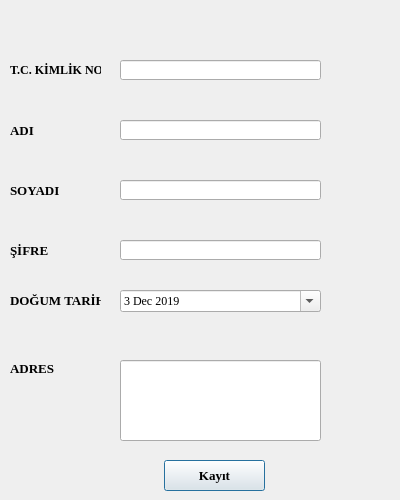
<?xml version="1.0" encoding="UTF-8"?>
<ui version="4.0">
 <class>txtRegisterScreen</class>
 <widget class="QDialog" name="txtRegisterScreen">
  <property name="windowModality">
   <enum>Qt::WindowModal</enum>
  </property>
  <property name="geometry">
   <rect>
    <x>0</x>
    <y>0</y>
    <width>400</width>
    <height>500</height>
   </rect>
  </property>
  <property name="sizePolicy">
   <sizepolicy hsizetype="Maximum" vsizetype="Preferred">
    <horstretch>0</horstretch>
    <verstretch>0</verstretch>
   </sizepolicy>
  </property>
  <property name="minimumSize">
   <size>
    <width>400</width>
    <height>500</height>
   </size>
  </property>
  <property name="maximumSize">
   <size>
    <width>400</width>
    <height>500</height>
   </size>
  </property>
  <property name="sizeIncrement">
   <size>
    <width>400</width>
    <height>500</height>
   </size>
  </property>
  <property name="baseSize">
   <size>
    <width>400</width>
    <height>500</height>
   </size>
  </property>
  <property name="font">
   <font>
    <family>Times New Roman</family>
   </font>
  </property>
  <property name="mouseTracking">
   <bool>true</bool>
  </property>
  <property name="focusPolicy">
   <enum>Qt::ClickFocus</enum>
  </property>
  <property name="windowTitle">
   <string>Kayıt Ekranı</string>
  </property>
  <property name="sizeGripEnabled">
   <bool>false</bool>
  </property>
  <property name="modal">
   <bool>false</bool>
  </property>
  <widget class="QLabel" name="label_3">
   <property name="geometry">
    <rect>
     <x>133</x>
     <y>9</y>
     <width>16</width>
     <height>16</height>
    </rect>
   </property>
   <property name="text">
    <string/>
   </property>
  </widget>
  <widget class="QLabel" name="txtTcNumber_2">
   <property name="geometry">
    <rect>
     <x>10</x>
     <y>60</y>
     <width>91</width>
     <height>20</height>
    </rect>
   </property>
   <property name="font">
    <font>
     <family>Times New Roman</family>
     <pointsize>9</pointsize>
     <weight>75</weight>
     <bold>true</bold>
    </font>
   </property>
   <property name="text">
    <string>T.C. KİMLİK NO</string>
   </property>
  </widget>
  <widget class="QLineEdit" name="lnPasswordNumber">
   <property name="geometry">
    <rect>
     <x>120</x>
     <y>240</y>
     <width>201</width>
     <height>20</height>
    </rect>
   </property>
   <property name="toolTipDuration">
    <number>1</number>
   </property>
   <property name="inputMethodHints">
    <set>Qt::ImhHiddenText|Qt::ImhNoAutoUppercase|Qt::ImhNoPredictiveText|Qt::ImhSensitiveData</set>
   </property>
   <property name="maxLength">
    <number>16</number>
   </property>
   <property name="echoMode">
    <enum>QLineEdit::Password</enum>
   </property>
   <property name="clearButtonEnabled">
    <bool>true</bool>
   </property>
  </widget>
  <widget class="QLineEdit" name="lnTcNumber">
   <property name="geometry">
    <rect>
     <x>120</x>
     <y>60</y>
     <width>201</width>
     <height>20</height>
    </rect>
   </property>
   <property name="minimumSize">
    <size>
     <width>0</width>
     <height>0</height>
    </size>
   </property>
   <property name="inputMethodHints">
    <set>Qt::ImhDialableCharactersOnly</set>
   </property>
   <property name="maxLength">
    <number>11</number>
   </property>
   <property name="clearButtonEnabled">
    <bool>true</bool>
   </property>
   <property name="numberOnly" stdset="0">
    <string/>
   </property>
  </widget>
  <widget class="QLineEdit" name="lnName">
   <property name="geometry">
    <rect>
     <x>120</x>
     <y>120</y>
     <width>201</width>
     <height>20</height>
    </rect>
   </property>
   <property name="maxLength">
    <number>20</number>
   </property>
   <property name="clearButtonEnabled">
    <bool>true</bool>
   </property>
  </widget>
  <widget class="QLineEdit" name="lnNameP">
   <property name="geometry">
    <rect>
     <x>120</x>
     <y>180</y>
     <width>201</width>
     <height>20</height>
    </rect>
   </property>
   <property name="maxLength">
    <number>20</number>
   </property>
   <property name="clearButtonEnabled">
    <bool>true</bool>
   </property>
  </widget>
  <widget class="QLabel" name="txtName">
   <property name="geometry">
    <rect>
     <x>10</x>
     <y>120</y>
     <width>91</width>
     <height>20</height>
    </rect>
   </property>
   <property name="font">
    <font>
     <family>Times New Roman</family>
     <pointsize>10</pointsize>
     <weight>75</weight>
     <bold>true</bold>
    </font>
   </property>
   <property name="text">
    <string>ADI</string>
   </property>
  </widget>
  <widget class="QLabel" name="txtNameP">
   <property name="geometry">
    <rect>
     <x>10</x>
     <y>180</y>
     <width>91</width>
     <height>20</height>
    </rect>
   </property>
   <property name="font">
    <font>
     <family>Times New Roman</family>
     <pointsize>10</pointsize>
     <weight>75</weight>
     <bold>true</bold>
    </font>
   </property>
   <property name="text">
    <string>SOYADI</string>
   </property>
  </widget>
  <widget class="QLabel" name="txtPasswordNumber">
   <property name="geometry">
    <rect>
     <x>10</x>
     <y>240</y>
     <width>91</width>
     <height>20</height>
    </rect>
   </property>
   <property name="font">
    <font>
     <family>Times New Roman</family>
     <pointsize>10</pointsize>
     <weight>75</weight>
     <bold>true</bold>
    </font>
   </property>
   <property name="text">
    <string>ŞİFRE</string>
   </property>
  </widget>
  <widget class="QLabel" name="txtDateTime">
   <property name="geometry">
    <rect>
     <x>10</x>
     <y>290</y>
     <width>91</width>
     <height>20</height>
    </rect>
   </property>
   <property name="font">
    <font>
     <family>Times New Roman</family>
     <pointsize>10</pointsize>
     <weight>75</weight>
     <bold>true</bold>
    </font>
   </property>
   <property name="text">
    <string>DOĞUM TARİHİ</string>
   </property>
  </widget>
  <widget class="QLabel" name="txtAddress">
   <property name="geometry">
    <rect>
     <x>10</x>
     <y>360</y>
     <width>71</width>
     <height>16</height>
    </rect>
   </property>
   <property name="maximumSize">
    <size>
     <width>1000</width>
     <height>1000</height>
    </size>
   </property>
   <property name="sizeIncrement">
    <size>
     <width>1000</width>
     <height>1000</height>
    </size>
   </property>
   <property name="baseSize">
    <size>
     <width>1000</width>
     <height>1000</height>
    </size>
   </property>
   <property name="font">
    <font>
     <family>Times New Roman</family>
     <pointsize>10</pointsize>
     <weight>75</weight>
     <bold>true</bold>
    </font>
   </property>
   <property name="text">
    <string>ADRES</string>
   </property>
  </widget>
  <widget class="QDateEdit" name="lnDateTime">
   <property name="geometry">
    <rect>
     <x>120</x>
     <y>290</y>
     <width>201</width>
     <height>22</height>
    </rect>
   </property>
   <property name="showGroupSeparator" stdset="0">
    <bool>true</bool>
   </property>
   <property name="maximumDateTime">
    <datetime>
     <hour>17</hour>
     <minute>59</minute>
     <second>59</second>
     <year>2050</year>
     <month>12</month>
     <day>31</day>
    </datetime>
   </property>
   <property name="minimumDateTime">
    <datetime>
     <hour>21</hour>
     <minute>0</minute>
     <second>0</second>
     <year>1910</year>
     <month>9</month>
     <day>12</day>
    </datetime>
   </property>
   <property name="maximumTime">
    <time>
     <hour>17</hour>
     <minute>59</minute>
     <second>59</second>
    </time>
   </property>
   <property name="minimumTime">
    <time>
     <hour>21</hour>
     <minute>0</minute>
     <second>0</second>
    </time>
   </property>
   <property name="currentSection">
    <enum>QDateTimeEdit::DaySection</enum>
   </property>
   <property name="calendarPopup">
    <bool>true</bool>
   </property>
   <property name="currentSectionIndex">
    <number>0</number>
   </property>
   <property name="timeSpec">
    <enum>Qt::UTC</enum>
   </property>
   <property name="date">
    <date>
     <year>2019</year>
     <month>12</month>
     <day>3</day>
    </date>
   </property>
  </widget>
  <widget class="QLineEdit" name="lnAddress">
   <property name="geometry">
    <rect>
     <x>120</x>
     <y>360</y>
     <width>201</width>
     <height>81</height>
    </rect>
   </property>
   <property name="font">
    <font>
     <stylestrategy>NoAntialias</stylestrategy>
    </font>
   </property>
   <property name="toolTip">
    <string/>
   </property>
   <property name="toolTipDuration">
    <number>0</number>
   </property>
   <property name="layoutDirection">
    <enum>Qt::LeftToRight</enum>
   </property>
   <property name="inputMethodHints">
    <set>Qt::ImhNone</set>
   </property>
   <property name="text">
    <string/>
   </property>
   <property name="maxLength">
    <number>100</number>
   </property>
   <property name="cursorPosition">
    <number>0</number>
   </property>
   <property name="cursorMoveStyle">
    <enum>Qt::VisualMoveStyle</enum>
   </property>
   <property name="clearButtonEnabled">
    <bool>true</bool>
   </property>
  </widget>
  <widget class="QPushButton" name="btnRegisterButton">
   <property name="geometry">
    <rect>
     <x>164</x>
     <y>460</y>
     <width>101</width>
     <height>31</height>
    </rect>
   </property>
   <property name="sizePolicy">
    <sizepolicy hsizetype="Fixed" vsizetype="Fixed">
     <horstretch>0</horstretch>
     <verstretch>0</verstretch>
    </sizepolicy>
   </property>
   <property name="font">
    <font>
     <family>Times New Roman</family>
     <pointsize>10</pointsize>
     <weight>75</weight>
     <bold>true</bold>
    </font>
   </property>
   <property name="text">
    <string>Kayıt</string>
   </property>
  </widget>
 </widget>
 <tabstops>
  <tabstop>lnTcNumber</tabstop>
  <tabstop>lnName</tabstop>
  <tabstop>lnDateTime</tabstop>
  <tabstop>lnPasswordNumber</tabstop>
  <tabstop>lnAddress</tabstop>
  <tabstop>lnNameP</tabstop>
 </tabstops>
 <resources/>
 <connections/>
</ui>
